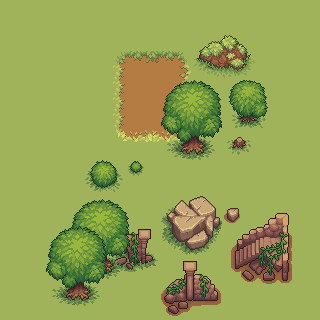

A level layout from a 2D game, rendered from its tile map. Below: a short description, then the map file with its tile-grid data intact:
An orthogonal 20x20 tile map with 16x16 px tiles, 2 tile layers (Tile Layer 1, Tile Layer 2), 2 tilesets, 2 image layers and 29 objects (1, test).

<map version="1.10" tiledversion="1.11.2" orientation="orthogonal" renderorder="right-down" width="20" height="20" tilewidth="16" tileheight="16" infinite="0" nextlayerid="11" nextobjectid="35">
 <tileset firstgid="1" name="atlas" tilewidth="16" tileheight="16" tilecount="336" columns="21">
  <image source="atlas.png" width="336" height="256" />
 </tileset>
 <tileset firstgid="337" name="objects" tilewidth="16" tileheight="16" tilecount="544" columns="16">
  <image source="objects.png" width="256" height="544" />
 </tileset>
 <layer id="1" name="Tile Layer 1" width="20" height="20">
  <data encoding="csv">
23,23,23,23,23,23,23,23,23,23,23,23,23,23,23,23,23,23,23,23,
23,23,23,23,23,23,23,23,23,23,23,23,23,23,23,23,23,23,23,23,
23,23,23,23,23,23,23,23,23,23,23,23,23,23,23,23,23,23,23,23,
23,23,23,23,23,23,23,109,191,190,191,110,23,23,23,23,23,23,23,23,
23,23,23,23,23,23,23,129,30,30,30,171,23,23,23,23,23,23,23,23,
23,23,23,23,23,23,23,129,30,30,30,127,23,23,23,23,23,23,23,23,
23,23,23,23,23,23,23,129,30,30,30,171,23,23,23,23,23,23,23,23,
23,23,23,23,23,23,23,129,30,30,30,127,23,23,23,23,23,23,23,23,
23,23,23,23,23,23,23,130,170,169,170,131,23,23,23,23,23,23,23,23,
23,23,23,23,23,23,23,23,23,23,23,23,23,23,23,23,23,23,23,23,
23,23,23,23,23,23,23,23,23,23,23,23,23,23,23,23,23,23,23,23,
23,23,23,23,23,23,23,23,23,23,23,23,23,23,23,23,23,23,23,23,
23,23,23,23,23,23,23,23,23,23,23,23,23,23,23,23,23,23,23,23,
23,23,23,23,23,23,23,23,23,23,23,23,23,23,23,23,23,23,23,23,
23,23,23,23,23,23,23,23,23,23,23,23,23,23,23,23,23,23,23,23,
23,23,23,23,23,23,23,23,23,23,23,23,23,23,23,23,23,23,23,23,
23,23,23,23,23,23,23,23,23,23,23,23,23,23,23,23,23,23,23,23,
23,23,23,23,23,23,23,23,23,23,23,23,23,23,23,23,23,23,23,23,
23,23,23,23,23,23,23,23,23,23,23,23,23,23,23,23,23,23,23,23,
23,23,23,23,23,23,23,23,23,23,23,23,23,23,23,23,23,23,23,23
</data>
 </layer>
 <objectgroup id="10" name="Structure" offsetx="62" offsety="107">
  <object id="9" gid="770" x="16" y="32" width="16" height="16" />
  <object id="10" gid="771" x="32" y="32" width="16" height="16" />
  <object id="11" gid="755" x="32" y="16" width="16" height="16" />
  <object id="12" gid="756" x="48" y="16" width="16" height="16" />
  <object id="13" gid="757" x="64" y="16" width="16" height="16" />
  <object id="14" gid="773" x="64" y="32" width="16" height="16" />
  <object id="15" gid="789" x="64" y="48" width="16" height="16" />
  <object id="16" gid="772" x="48" y="32" width="16" height="16" />
  <object id="17" gid="788" x="48" y="48" width="16" height="16" />
  <object id="18" gid="787" x="32" y="48" width="16" height="16" />
  <object id="19" gid="786" x="16" y="48" width="16" height="16" />
  <object id="20" gid="785" x="0" y="48" width="16" height="16" />
  <object id="21" gid="769" x="0" y="32" width="16" height="16" />
  <object id="24" gid="801" x="0" y="64" width="16" height="16" />
  <object id="25" gid="817" x="0" y="80" width="16" height="16" />
  <object id="26" gid="818" x="16" y="80" width="16" height="16" />
  <object id="27" gid="819" x="32" y="80" width="16" height="16" />
  <object id="28" gid="820" x="48" y="80" width="16" height="16" />
  <object id="29" gid="821" x="64" y="80" width="16" height="16" />
  <object id="30" gid="805" x="64" y="64" width="16" height="16" />
  <object id="31" gid="804" x="48" y="64" width="16" height="16" />
  <object id="32" gid="803" x="32" y="64" width="16" height="16" />
  <object id="33" gid="802" x="16" y="64" width="16" height="16" />
 </objectgroup>
 <group id="6" name="group">
  <layer id="3" name="Tile Layer 2" width="20" height="20">
   <properties>
    <property name="ttttt" type="object" value="7" />
   </properties>
   <data encoding="csv">
0,0,0,0,0,0,0,0,0,0,0,0,0,0,0,0,0,0,0,0,
0,0,0,0,0,0,0,0,0,0,0,0,0,0,0,0,0,0,0,0,
0,0,0,0,0,0,0,0,0,0,0,0,417,418,419,420,0,0,0,0,
0,0,0,0,0,0,0,0,0,0,0,0,433,434,435,436,0,0,0,0,
0,0,0,0,0,0,0,0,0,0,0,0,449,450,451,452,0,0,0,0,
0,0,0,0,0,0,0,0,0,0,337,338,339,340,424,425,426,0,0,0,
0,0,0,0,0,0,0,0,0,0,353,354,355,356,440,441,442,0,0,0,
0,0,0,0,0,0,0,0,0,0,369,370,371,372,456,457,458,0,0,0,
0,0,0,0,0,0,0,0,0,0,385,386,387,388,535,536,0,0,0,0,
0,0,0,0,0,0,0,0,0,0,401,402,403,404,551,552,0,0,0,0,
0,0,0,0,0,471,472,473,567,0,0,0,0,0,0,0,0,0,0,0,
0,0,0,0,0,487,488,489,0,0,0,0,0,0,0,0,0,0,0,0,
0,0,0,0,0,0,0,0,0,0,585,586,587,588,0,0,0,0,0,0,
0,0,0,0,0,0,0,0,0,0,601,602,603,604,648,649,650,651,652,0,
0,0,0,0,0,0,0,836,837,838,617,618,619,620,664,665,666,667,668,0,
0,0,0,0,0,0,0,852,853,854,633,634,635,636,680,681,682,683,684,0,
0,0,0,0,0,0,0,868,869,870,669,670,671,672,696,697,698,699,700,0,
0,0,0,0,0,0,0,0,0,0,685,686,687,688,712,713,714,715,716,0,
0,0,0,0,0,0,0,0,0,0,701,702,703,704,0,0,0,0,0,0,
0,0,0,0,0,0,0,0,0,0,717,718,719,720,0,0,0,0,0,0
</data>
  </layer>
  <objectgroup color="#0000ff" draworder="index" id="2" name="Collision" class="test">
   <properties>
    <property name="ffff" type="float" value="0" />
    <property name="hui" type="class" propertytype="structure">
     <properties>
      <property name="classssss" type="class" propertytype="Class1">
       <properties>
        <property name="ffff" type="int" value="5" />
       </properties>
      </property>
      <property name="ratata" propertytype="hmmmm" value="ho" />
      <property name="test" type="float" value="-6" />
     </properties>
    </property>
    <property name="kur" propertytype="hmmmm" value="hi" />
   </properties>
   <object id="4" x="237" y="245" width="26.4179" height="5.86871" rotation="331.198" />
   <object id="5" type="1" x="260" y="232" width="31" height="6" />
   <object id="6" x="283" y="236" width="8" height="45" />
   <object id="7" name="test" x="238" y="266" width="30.9207" height="20" rotation="328.387">
    <properties>
     <property name="col" type="color" value="#ffaa007f" />
     <property name="prop" type="bool" value="true" />
    </properties>
   </object>
   <object id="8" x="255" y="265" width="29" height="14" />
   <object id="34" x="55" y="110" width="86" height="67">
    <text fontfamily="Georgia" pixelsize="20" wrap="1" color="#ffffff" bold="1" italic="1" halign="center" valign="center">The Structure</text>
   </object>
  </objectgroup>
 </group>
 <imagelayer id="9" name="Tree" offsetx="68" offsety="199">
  <image source="tree.png" width="64" height="80" />
 </imagelayer>
 <imagelayer id="7" name="Tree" offsetx="45" offsety="226">
  <image source="tree.png" trans="ff0000" width="64" height="80" />
 </imagelayer>
</map>
